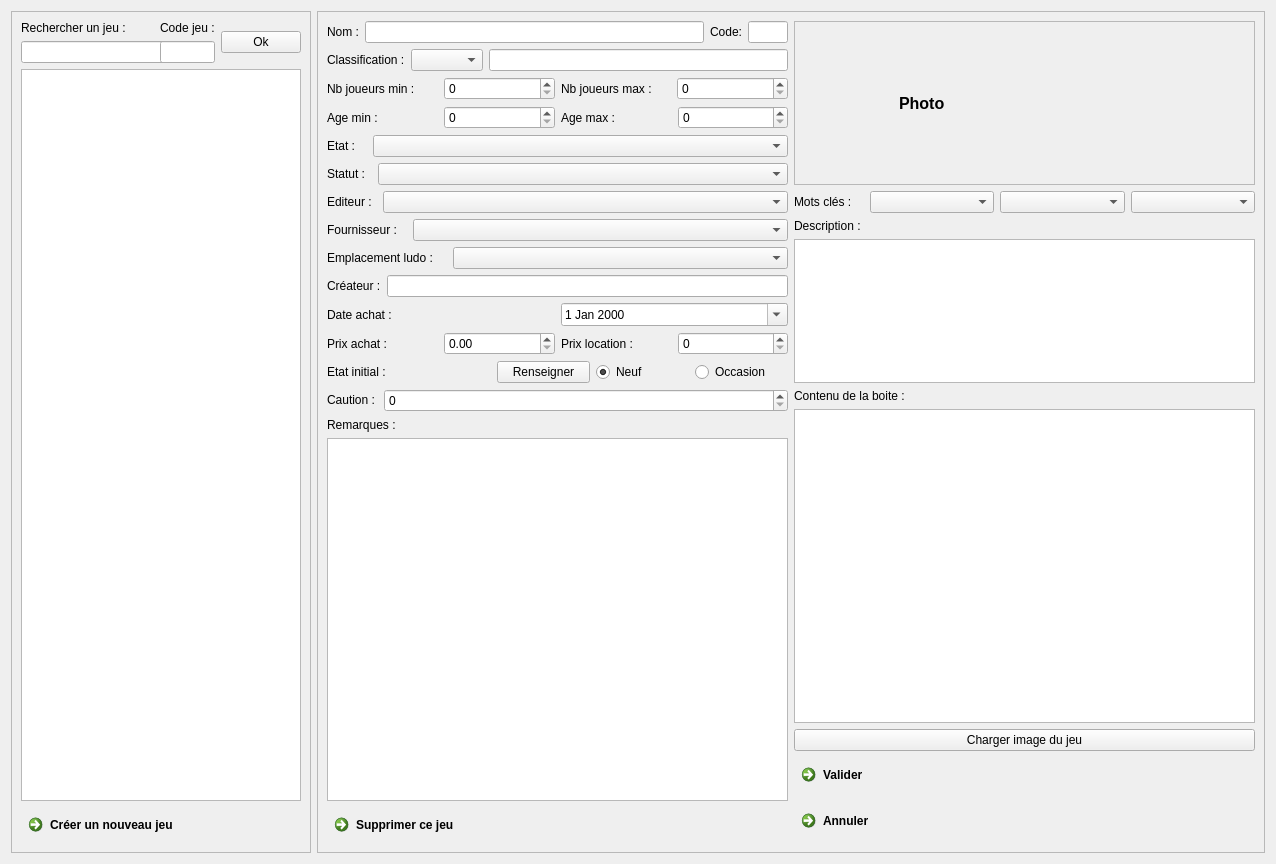
<?xml version="1.0" encoding="UTF-8"?>
<ui version="4.0">
 <class>F_AjoutSuppModifJeux</class>
 <widget class="QWidget" name="F_AjoutSuppModifJeux">
  <property name="geometry">
   <rect>
    <x>0</x>
    <y>0</y>
    <width>1276</width>
    <height>864</height>
   </rect>
  </property>
  <property name="minimumSize">
   <size>
    <width>0</width>
    <height>0</height>
   </size>
  </property>
  <property name="windowTitle">
   <string>Form</string>
  </property>
  <layout class="QGridLayout" name="gridLayout_3">
   <item row="0" column="0">
    <widget class="QFrame" name="frame">
     <property name="maximumSize">
      <size>
       <width>300</width>
       <height>16777215</height>
      </size>
     </property>
     <property name="frameShape">
      <enum>QFrame::StyledPanel</enum>
     </property>
     <property name="frameShadow">
      <enum>QFrame::Raised</enum>
     </property>
     <layout class="QGridLayout" name="gridLayout_2">
      <item row="0" column="0">
       <layout class="QHBoxLayout" name="horizontalLayout_21">
        <item>
         <layout class="QHBoxLayout" name="horizontalLayout_19">
          <item>
           <layout class="QVBoxLayout" name="verticalLayout_8">
            <item>
             <widget class="QLabel" name="Lb_Recherche">
              <property name="text">
               <string>Rechercher un jeu :</string>
              </property>
             </widget>
            </item>
            <item>
             <widget class="QLineEdit" name="LE_RechercheNom">
              <property name="minimumSize">
               <size>
                <width>150</width>
                <height>0</height>
               </size>
              </property>
              <property name="maximumSize">
               <size>
                <width>100</width>
                <height>16777215</height>
               </size>
              </property>
              <property name="maxLength">
               <number>32767</number>
              </property>
             </widget>
            </item>
           </layout>
          </item>
          <item>
           <layout class="QVBoxLayout" name="verticalLayout_9">
            <item>
             <widget class="QLabel" name="Lb_Code">
              <property name="text">
               <string>Code jeu :</string>
              </property>
             </widget>
            </item>
            <item>
             <widget class="QLineEdit" name="LE_RechercheCode">
              <property name="text">
               <string/>
              </property>
             </widget>
            </item>
           </layout>
          </item>
         </layout>
        </item>
        <item>
         <widget class="QPushButton" name="Bt_OK">
          <property name="text">
           <string>Ok</string>
          </property>
         </widget>
        </item>
       </layout>
      </item>
      <item row="1" column="0">
       <layout class="QVBoxLayout" name="verticalLayout_6">
        <item>
         <widget class="QTableView" name="TbV_Recherche">
          <property name="alternatingRowColors">
           <bool>true</bool>
          </property>
          <property name="selectionMode">
           <enum>QAbstractItemView::SingleSelection</enum>
          </property>
          <property name="selectionBehavior">
           <enum>QAbstractItemView::SelectRows</enum>
          </property>
         </widget>
        </item>
        <item>
         <widget class="QCommandLinkButton" name="Bt_Ajouter">
          <property name="maximumSize">
           <size>
            <width>278</width>
            <height>16777215</height>
           </size>
          </property>
          <property name="text">
           <string>Créer un nouveau jeu</string>
          </property>
          <property name="icon">
           <iconset resource="ImagesIcones.qrc">
            <normaloff>:/BBD_Ajouter.png</normaloff>:/BBD_Ajouter.png</iconset>
          </property>
          <property name="iconSize">
           <size>
            <width>30</width>
            <height>30</height>
           </size>
          </property>
         </widget>
        </item>
       </layout>
      </item>
     </layout>
    </widget>
   </item>
   <item row="0" column="1">
    <widget class="QFrame" name="frame_2">
     <property name="frameShape">
      <enum>QFrame::StyledPanel</enum>
     </property>
     <property name="frameShadow">
      <enum>QFrame::Raised</enum>
     </property>
     <layout class="QGridLayout" name="gridLayout_8">
      <item row="6" column="0">
       <layout class="QGridLayout" name="gridLayout_5">
        <item row="0" column="0">
         <widget class="QLabel" name="Lb_Editeur">
          <property name="maximumSize">
           <size>
            <width>50</width>
            <height>16777215</height>
           </size>
          </property>
          <property name="text">
           <string>Editeur :</string>
          </property>
         </widget>
        </item>
        <item row="0" column="1">
         <widget class="QComboBox" name="CBx_Editeur">
          <property name="minimumSize">
           <size>
            <width>0</width>
            <height>0</height>
           </size>
          </property>
         </widget>
        </item>
       </layout>
      </item>
      <item row="11" column="0">
       <layout class="QHBoxLayout" name="horizontalLayout_14">
        <item>
         <layout class="QHBoxLayout" name="horizontalLayout_12">
          <item>
           <widget class="QLabel" name="Lb_Prix">
            <property name="text">
             <string>Prix achat :</string>
            </property>
           </widget>
          </item>
          <item>
           <widget class="QDoubleSpinBox" name="SBx_PrixAchat">
            <property name="maximum">
             <double>10000.000000000000000</double>
            </property>
            <property name="singleStep">
             <double>0.010000000000000</double>
            </property>
           </widget>
          </item>
         </layout>
        </item>
        <item>
         <layout class="QHBoxLayout" name="horizontalLayout_13">
          <item>
           <widget class="QLabel" name="Lb_Location">
            <property name="text">
             <string>Prix location :</string>
            </property>
           </widget>
          </item>
          <item>
           <widget class="QSpinBox" name="SBx_PrixLocation"/>
          </item>
         </layout>
        </item>
       </layout>
      </item>
      <item row="7" column="0">
       <layout class="QGridLayout" name="gridLayout_4">
        <item row="0" column="0">
         <widget class="QLabel" name="Lb_Fournisseur">
          <property name="maximumSize">
           <size>
            <width>80</width>
            <height>16777215</height>
           </size>
          </property>
          <property name="text">
           <string>Fournisseur :</string>
          </property>
         </widget>
        </item>
        <item row="0" column="1">
         <widget class="QComboBox" name="CBx_Fournisseur">
          <property name="minimumSize">
           <size>
            <width>0</width>
            <height>0</height>
           </size>
          </property>
         </widget>
        </item>
       </layout>
      </item>
      <item row="4" column="0">
       <layout class="QGridLayout" name="gridLayout_7">
        <item row="0" column="0">
         <widget class="QLabel" name="Lb_Etat">
          <property name="maximumSize">
           <size>
            <width>40</width>
            <height>16777215</height>
           </size>
          </property>
          <property name="text">
           <string>Etat :</string>
          </property>
         </widget>
        </item>
        <item row="0" column="1">
         <widget class="QComboBox" name="CBx_Etat">
          <property name="minimumSize">
           <size>
            <width>0</width>
            <height>0</height>
           </size>
          </property>
         </widget>
        </item>
       </layout>
      </item>
      <item row="14" column="0" rowspan="2">
       <layout class="QVBoxLayout" name="verticalLayout_2">
        <item>
         <widget class="QLabel" name="Lb_Remarques">
          <property name="text">
           <string>Remarques :</string>
          </property>
         </widget>
        </item>
        <item>
         <widget class="QTextEdit" name="TxE_Remarques"/>
        </item>
        <item>
         <widget class="QCommandLinkButton" name="Bt_Supprimer">
          <property name="text">
           <string>Supprimer ce jeu</string>
          </property>
          <property name="icon">
           <iconset resource="ImagesIcones.qrc">
            <normaloff>:/BDD_Supprimer.png</normaloff>:/BDD_Supprimer.png</iconset>
          </property>
          <property name="iconSize">
           <size>
            <width>30</width>
            <height>30</height>
           </size>
          </property>
         </widget>
        </item>
       </layout>
      </item>
      <item row="3" column="0">
       <layout class="QHBoxLayout" name="horizontalLayout_18">
        <item>
         <layout class="QHBoxLayout" name="horizontalLayout_2">
          <item>
           <widget class="QLabel" name="Lb_AgeMin">
            <property name="text">
             <string>Age min :</string>
            </property>
           </widget>
          </item>
          <item>
           <widget class="QSpinBox" name="SBx_AgeMin"/>
          </item>
         </layout>
        </item>
        <item>
         <layout class="QHBoxLayout" name="horizontalLayout_6">
          <item>
           <widget class="QLabel" name="Lb_AgeMax">
            <property name="text">
             <string>Age max :</string>
            </property>
           </widget>
          </item>
          <item>
           <widget class="QSpinBox" name="SBx_AgeMax"/>
          </item>
         </layout>
        </item>
       </layout>
      </item>
      <item row="6" column="1">
       <layout class="QGridLayout" name="gridLayout_10">
        <item row="0" column="0">
         <widget class="QLabel" name="Lb_MotsCles">
          <property name="maximumSize">
           <size>
            <width>70</width>
            <height>16777215</height>
           </size>
          </property>
          <property name="text">
           <string>Mots clés :</string>
          </property>
         </widget>
        </item>
        <item row="0" column="1">
         <widget class="QComboBox" name="CBx_MotCle1"/>
        </item>
        <item row="0" column="2">
         <widget class="QComboBox" name="CBx_MotCle2"/>
        </item>
        <item row="0" column="3">
         <widget class="QComboBox" name="CBx_MotCle3"/>
        </item>
       </layout>
      </item>
      <item row="10" column="0">
       <layout class="QHBoxLayout" name="horizontalLayout_11">
        <item>
         <widget class="QLabel" name="Lb_Achat">
          <property name="text">
           <string>Date achat :</string>
          </property>
         </widget>
        </item>
        <item>
         <widget class="QDateEdit" name="DtE_Achat">
          <property name="calendarPopup">
           <bool>true</bool>
          </property>
         </widget>
        </item>
       </layout>
      </item>
      <item row="13" column="1" rowspan="2">
       <layout class="QGridLayout" name="gridLayout_12">
        <item row="0" column="0">
         <widget class="QLabel" name="Lb_Contenu">
          <property name="text">
           <string>Contenu de la boite :</string>
          </property>
         </widget>
        </item>
        <item row="1" column="0">
         <widget class="QTextEdit" name="TxE_Contenu"/>
        </item>
       </layout>
      </item>
      <item row="7" column="1" rowspan="6">
       <layout class="QGridLayout" name="gridLayout_11">
        <item row="0" column="0">
         <widget class="QLabel" name="Lb_Description">
          <property name="text">
           <string>Description :</string>
          </property>
         </widget>
        </item>
        <item row="1" column="0">
         <widget class="QTextEdit" name="TxE_Description"/>
        </item>
       </layout>
      </item>
      <item row="12" column="0">
       <layout class="QHBoxLayout" name="horizontalLayout_15">
        <item>
         <widget class="QLabel" name="Lb_Etat_2">
          <property name="maximumSize">
           <size>
            <width>65</width>
            <height>16777215</height>
           </size>
          </property>
          <property name="text">
           <string>Etat initial :</string>
          </property>
         </widget>
        </item>
        <item>
         <widget class="QLabel" name="Lb_EtatInitial">
          <property name="maximumSize">
           <size>
            <width>98</width>
            <height>29</height>
           </size>
          </property>
          <property name="text">
           <string/>
          </property>
         </widget>
        </item>
        <item>
         <widget class="QPushButton" name="Bt_Renseigner">
          <property name="text">
           <string>Renseigner</string>
          </property>
         </widget>
        </item>
        <item>
         <widget class="QRadioButton" name="RBt_Neuf">
          <property name="text">
           <string>Neuf</string>
          </property>
          <property name="checked">
           <bool>true</bool>
          </property>
         </widget>
        </item>
        <item>
         <widget class="QRadioButton" name="RBt_Occasion">
          <property name="text">
           <string>Occasion</string>
          </property>
         </widget>
        </item>
       </layout>
      </item>
      <item row="15" column="1">
       <layout class="QVBoxLayout" name="verticalLayout_7">
        <item>
         <widget class="QPushButton" name="Bt_ChargerImage">
          <property name="text">
           <string>Charger image du jeu</string>
          </property>
         </widget>
        </item>
        <item>
         <widget class="QCommandLinkButton" name="Bt_Valider">
          <property name="enabled">
           <bool>true</bool>
          </property>
          <property name="minimumSize">
           <size>
            <width>461</width>
            <height>40</height>
           </size>
          </property>
          <property name="maximumSize">
           <size>
            <width>461</width>
            <height>40</height>
           </size>
          </property>
          <property name="text">
           <string>Valider</string>
          </property>
          <property name="icon">
           <iconset resource="ImagesIcones.qrc">
            <normaloff>:/Valider.png</normaloff>:/Valider.png</iconset>
          </property>
          <property name="iconSize">
           <size>
            <width>30</width>
            <height>30</height>
           </size>
          </property>
          <property name="checkable">
           <bool>false</bool>
          </property>
          <property name="checked">
           <bool>false</bool>
          </property>
         </widget>
        </item>
        <item>
         <widget class="QCommandLinkButton" name="Bt_Annuler">
          <property name="enabled">
           <bool>true</bool>
          </property>
          <property name="minimumSize">
           <size>
            <width>461</width>
            <height>40</height>
           </size>
          </property>
          <property name="maximumSize">
           <size>
            <width>461</width>
            <height>40</height>
           </size>
          </property>
          <property name="text">
           <string>Annuler</string>
          </property>
          <property name="icon">
           <iconset resource="ImagesIcones.qrc">
            <normaloff>:/Annuler.png</normaloff>:/Annuler.png</iconset>
          </property>
          <property name="iconSize">
           <size>
            <width>30</width>
            <height>30</height>
           </size>
          </property>
         </widget>
        </item>
       </layout>
      </item>
      <item row="8" column="0">
       <layout class="QGridLayout" name="gridLayout">
        <item row="0" column="0">
         <widget class="QLabel" name="Lb_Emplacement">
          <property name="minimumSize">
           <size>
            <width>0</width>
            <height>0</height>
           </size>
          </property>
          <property name="maximumSize">
           <size>
            <width>120</width>
            <height>20</height>
           </size>
          </property>
          <property name="text">
           <string>Emplacement ludo :</string>
          </property>
         </widget>
        </item>
        <item row="0" column="1">
         <widget class="QComboBox" name="CBx_Emplacement">
          <property name="minimumSize">
           <size>
            <width>0</width>
            <height>0</height>
           </size>
          </property>
          <property name="maximumSize">
           <size>
            <width>16777215</width>
            <height>16777215</height>
           </size>
          </property>
         </widget>
        </item>
       </layout>
      </item>
      <item row="5" column="0">
       <layout class="QGridLayout" name="gridLayout_6">
        <item row="0" column="0">
         <widget class="QLabel" name="Lb_Statut">
          <property name="maximumSize">
           <size>
            <width>45</width>
            <height>16777215</height>
           </size>
          </property>
          <property name="text">
           <string>Statut :</string>
          </property>
         </widget>
        </item>
        <item row="0" column="1">
         <widget class="QComboBox" name="CBx_Statut">
          <property name="minimumSize">
           <size>
            <width>0</width>
            <height>0</height>
           </size>
          </property>
         </widget>
        </item>
       </layout>
      </item>
      <item row="9" column="0">
       <layout class="QHBoxLayout" name="horizontalLayout_10">
        <item>
         <widget class="QLabel" name="Lb_Createur">
          <property name="text">
           <string>Créateur :</string>
          </property>
         </widget>
        </item>
        <item>
         <widget class="QLineEdit" name="LE_Createur"/>
        </item>
       </layout>
      </item>
      <item row="13" column="0">
       <layout class="QHBoxLayout" name="horizontalLayout_7">
        <property name="spacing">
         <number>7</number>
        </property>
        <property name="bottomMargin">
         <number>0</number>
        </property>
        <item>
         <widget class="QLabel" name="Lb_Caution">
          <property name="maximumSize">
           <size>
            <width>50</width>
            <height>20</height>
           </size>
          </property>
          <property name="text">
           <string>Caution :</string>
          </property>
         </widget>
        </item>
        <item>
         <widget class="QSpinBox" name="SBx_Caution"/>
        </item>
       </layout>
      </item>
      <item row="0" column="0">
       <layout class="QVBoxLayout" name="verticalLayout">
        <item>
         <layout class="QHBoxLayout" name="horizontalLayout_23">
          <item>
           <widget class="QLabel" name="Lb_Nom">
            <property name="text">
             <string>Nom :</string>
            </property>
           </widget>
          </item>
          <item>
           <widget class="QLineEdit" name="LE_Nom">
            <property name="inputMask">
             <string/>
            </property>
           </widget>
          </item>
          <item>
           <widget class="QLabel" name="label">
            <property name="text">
             <string>Code:</string>
            </property>
           </widget>
          </item>
          <item>
           <widget class="QLineEdit" name="LE_Code">
            <property name="maximumSize">
             <size>
              <width>40</width>
              <height>16777215</height>
             </size>
            </property>
           </widget>
          </item>
         </layout>
        </item>
       </layout>
      </item>
      <item row="2" column="0">
       <layout class="QHBoxLayout" name="horizontalLayout">
        <item>
         <widget class="QLabel" name="Lb_JoueursMin">
          <property name="text">
           <string>Nb joueurs min :</string>
          </property>
         </widget>
        </item>
        <item>
         <widget class="QSpinBox" name="SBx_JoueursMin"/>
        </item>
        <item>
         <widget class="QLabel" name="Lb_JoueursMax">
          <property name="text">
           <string>Nb joueurs max :</string>
          </property>
         </widget>
        </item>
        <item>
         <widget class="QSpinBox" name="SBx_JoueursMax"/>
        </item>
       </layout>
      </item>
      <item row="1" column="0">
       <layout class="QHBoxLayout" name="horizontalLayout_4">
        <item>
         <widget class="QLabel" name="Lb_Classification">
          <property name="text">
           <string>Classification :</string>
          </property>
         </widget>
        </item>
        <item>
         <widget class="QComboBox" name="CBx_Classification"/>
        </item>
        <item>
         <widget class="QLineEdit" name="LE_CodeClassification"/>
        </item>
       </layout>
      </item>
      <item row="0" column="1" rowspan="6">
       <widget class="QFrame" name="frame_3">
        <property name="frameShape">
         <enum>QFrame::StyledPanel</enum>
        </property>
        <property name="frameShadow">
         <enum>QFrame::Plain</enum>
        </property>
        <layout class="QGridLayout" name="gridLayout_9">
         <item row="0" column="0">
          <widget class="QLabel" name="Lb_Photo">
           <property name="maximumSize">
            <size>
             <width>250</width>
             <height>16777215</height>
            </size>
           </property>
           <property name="font">
            <font>
             <pointsize>12</pointsize>
             <weight>75</weight>
             <bold>true</bold>
            </font>
           </property>
           <property name="text">
            <string>Photo</string>
           </property>
          </widget>
         </item>
        </layout>
       </widget>
      </item>
     </layout>
    </widget>
   </item>
  </layout>
 </widget>
 <resources>
  <include location="ImagesIcones.qrc"/>
 </resources>
 <connections/>
</ui>
